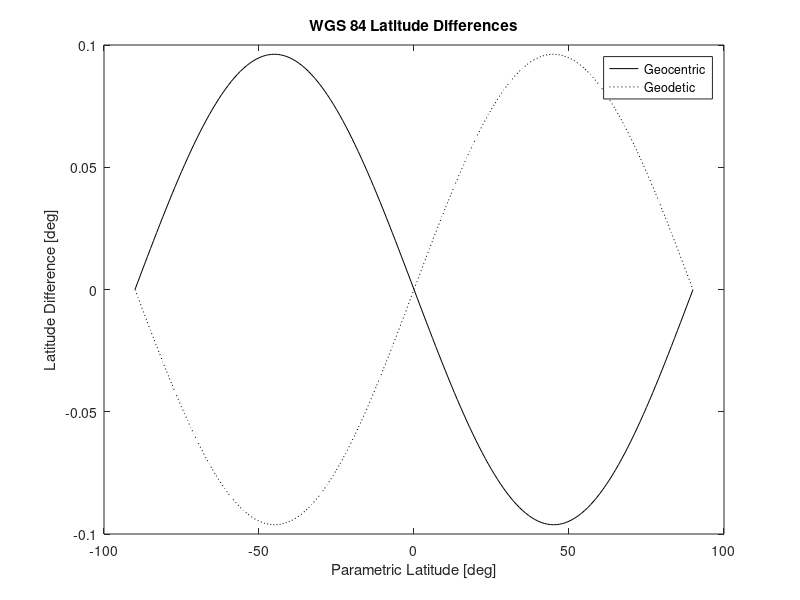

This figure's MATLAB source:
%
% Compares parameteric, geocentric and geodetic latitudes on WGS 84 model
%
clear all;
close all;
deg = pi/180;
a = 6378137;                            % semi-major (equatorial) radius [meter]
b = 6356752.3142;                       % semi-minor (polar) radius [meter]
k = 0;                                  % indexing variable
for psi=-90:90,                         % psi is parametric latitude in degrees
   k      = k+1;                        % increment index
   spsi   = sin(psi*deg);               % sine of parametric latitude
   cpsi   = cos(psi*deg);               % cosine of parametric latitude
   p(k)   = psi;                        % parametric latitude [deg]
   c(k)   = atan2(b*spsi,a*cpsi)/deg;   % geocentric latitude [deg]
   d(k)   = atan2(a*spsi,b*cpsi)/deg;   % geodetic latitude [deg]
end;
figure;
plot(p,c-p,'k-',p,d-p,'k:');            % plot results
legend('Geocentric','Geodetic');
xlabel('Parametric Latitude [deg]');
ylabel('Latitude Difference [deg]');
title('WGS 84 Latitude Differences');
